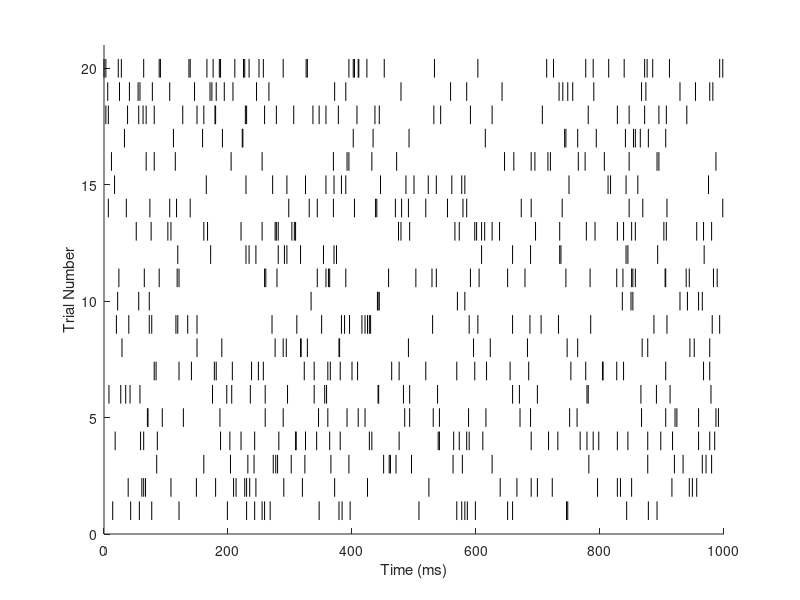

The MATLAB script that drew this image:
function[spikeMat, tVec] = test()

    fr = 100; % Hz
    dt = 1/1000; % s
    nBins = 10; % 10 ms spike train
    nTrials = 20; % number of simulations
   
    [spikeMat, tVec] = poissonSpikeGen(30, 1, 20);

    plotRaster(spikeMat, tVec*1000);
    xlabel('Time (ms)');
    ylabel('Trial Number');
end

function [] = plotRaster(spikeMat, tVec)
    hold all;
    for trialCount = 1:size(spikeMat,1)
        spikePos = tVec(spikeMat(trialCount, :));
        for spikeCount = 1:length(spikePos)
            plot([spikePos(spikeCount) spikePos(spikeCount)], ...
                [trialCount-0.4 trialCount+0.4], 'k');
        end
    end
    ylim([0 size(spikeMat, 1)+1]);
end

function [spikeMat, tVec] = poissonSpikeGen(fr, tSim, nTrials)
    dt = 1/1000; % s
    nBins = floor(tSim/dt);
    spikeMat = rand(nTrials, nBins) < fr*dt;
    tVec = 0:dt:tSim-dt;
end